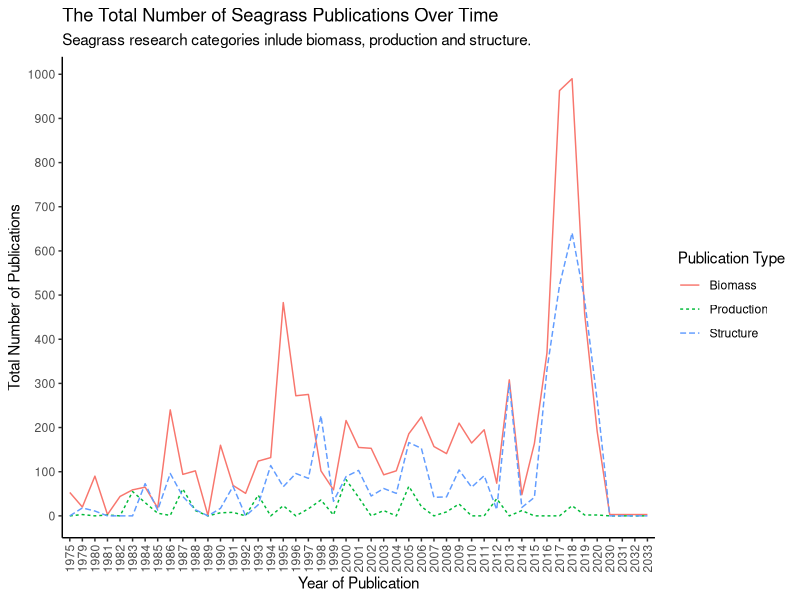
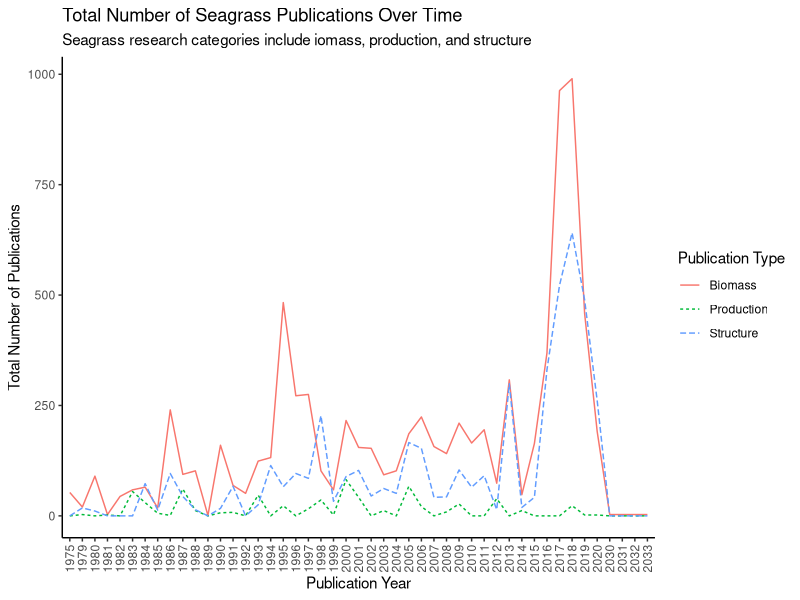
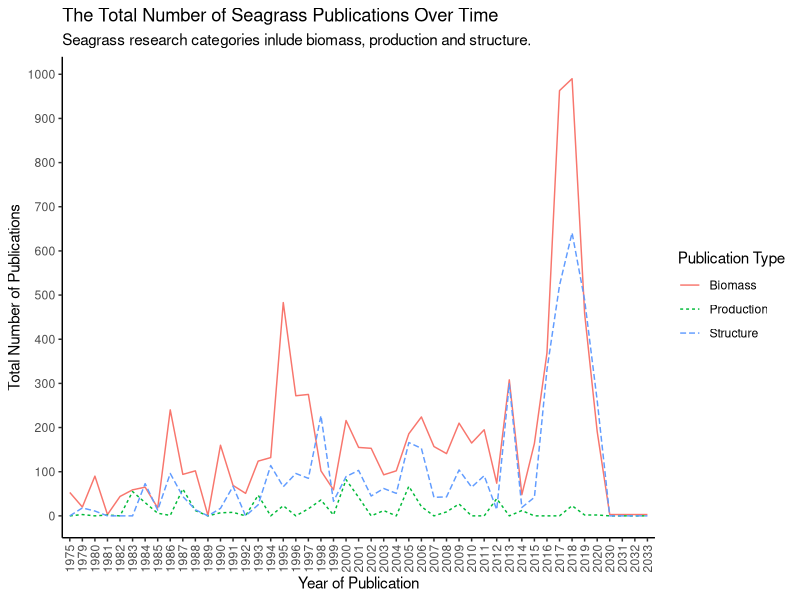

Recreate these plots in R, in order.
## ---- chunk 1
knitr::opts_chunk$set(echo = TRUE)
## ---- chunk 2
library(tidyverse)
## ---- chunk 3
seagrass<-read.csv("../data/SeagrassPubs.csv")
## ---- chunk 4
head(seagrass)
summary(seagrass)
glimpse(seagrass)
## ---- chunk 5
# Extract author and year from reference column and create new data frame with these two variables separated.
seagrass1 <- seagrass %>% 
  mutate(Author = str_extract(string = Reference, pattern = "(?<=,\\s).+"),
         PubYear = str_extract(string = Reference, pattern = "[0-9]+")) %>% 
  select(Author:PubYear)
# Combine the Column for publication year to the original data frame using cbind function.
Pubyear = seagrass1$PubYear
seagrass2 <- cbind(seagrass, Pubyear)
## ---- chunk 6
biomass<-seagrass2 %>% # Create new data frame and select which data frame to pull data from.
  group_by(Pubyear) %>% # Group publications by year.
  select(Pubyear, Seagr.biom.above.dm..g.m..2.) %>% # Select which 2 variables we are interested in using to tally.
   drop_na(Seagr.biom.above.dm..g.m..2.) %>% # Remove na values to only count the years with publications.
    tally()
colnames(biomass) <- c("Pubyear", "tally1")

biomass1<-seagrass2 %>% # Create new data frame and select which data frame to pull data from.
  group_by(Pubyear) %>%  # Group publications by year.
  select(Pubyear, Seagr.biom.below.dm..g.m..2.) %>% # Select which 2 variables we are interested in using to tally.
  drop_na(Seagr.biom.below.dm..g.m..2.) %>% # Remove na values to only count the years with publications.
    tally()
colnames(biomass1) <- c("Pubyear", "tally2")

biomass2<-seagrass2 %>% # Create new data frame and select which data frame to pull data from.
  group_by(Pubyear) %>%  # Group publications by year.
  select(Pubyear, Seagr.biom.tot.dm..g.m..2.) %>% # Select which 2 variables we are interested in using to tally.
  drop_na(Seagr.biom.tot.dm..g.m..2.) %>% # Remove na values to only count the years with publications.
    tally()
colnames(biomass2) <- c("Pubyear", "tally3")


# Organise data into one dataframe.

TBmass1 <- biomass %>%
  full_join(biomass1) # Combine tally columns for biomass and biomass1 into one dataframe.


TBmass2 <- TBmass1 %>%
  full_join(biomass2)  # Combine tally columns for TBmass1 and biomass2 into one dataframe. That puts all three tally columns into one dataframe.



TBmass2$tally1<-as.numeric(TBmass2$tally1) # Make tally1 numeric.
TBmass2$tally2<-as.numeric(TBmass2$tally2) # Make tally2 numeric.
TBmass2$tally3<-as.numeric(TBmass2$tally3) # Make tally3 numeric.

TBmass2[is.na(TBmass2)] <- 0 # Make all NA values equal 0

TBmass2$TotalBiomass<-rowSums(TBmass2[ , c("tally1", "tally2", "tally3")]) # Create new variable TotalBiomass that calculates the sum for each row for each publication year.

## ---- chunk 7
Structure1<-seagrass2 %>% # Create new data frame and select which data frame to pull data from.
  group_by(Pubyear) %>% # Group publications by year.
  select(Pubyear, Seagr.cov....) %>% # Select which 2 variables we are interested in using to tally.
   drop_na(Seagr.cov....) %>% # Remove na values to only count the years with publications.
    tally()
colnames(Structure1) <- c("Pubyear", "tally1")

Structure2<-seagrass2 %>% # Create new data frame and select which data frame to pull data from.
  group_by(Pubyear) %>%  # Group publications by year.
  select(Pubyear, Seagr.shoot.dens....m..2.) %>% # Select which 2 variables we are interested in using to tally.
  drop_na(Seagr.shoot.dens....m..2.) %>% # Remove na values to only count the years with publications.
    tally()
colnames(Structure2) <- c("Pubyear", "tally2")

Structure3<-seagrass2 %>% # Create new data frame and select which data frame to pull data from.
  group_by(Pubyear) %>%  # Group publications by year.
  select(Pubyear, Seagr.leaf.dens....m..2.) %>% # Select which 2 variables we are interested in using to tally.
  drop_na(Seagr.leaf.dens....m..2.) %>% # Remove na values to only count the years with publications.
    tally()
colnames(Structure3) <- c("Pubyear", "tally3")



# Organise data into one dataframe.

TStructure1 <- Structure1 %>%
  full_join(Structure2) # Combine tally columns for Structure1 and Structure2 into one dataframe.


TStructure2 <- TStructure1 %>%
  full_join(Structure3)  # Combine tally columns for TStructure1 and Structure3 into one dataframe. That puts all three tally columns into one dataframe.



TStructure2$tally1<-as.numeric(TStructure2$tally1) # Make tally1 numeric.
TStructure2$tally2<-as.numeric(TStructure2$tally2) # Make tally2 numeric.
TStructure2$tally3<-as.numeric(TStructure2$tally3) # Make tally3 numeric.

TStructure2[is.na(TStructure2)] <- 0 # Make all NA values equal 0

TStructure2$TotalStructure<-rowSums(TStructure2[ , c("tally1", "tally2", "tally3")]) # Create new variable TotalBiomass that calculates the sum for each row for each publication year.

## ---- chunk 8
Production1<-seagrass2 %>% #Create new data frame and select which data frame to pull data from.
  group_by(Pubyear) %>% # Group publications by year.
  select(Pubyear, Seagr.prod.above.dm..g.m..2.day.) %>% # Select which 2 variables we are interested in using to tally.
   drop_na(Seagr.prod.above.dm..g.m..2.day.) %>% # Remove na values to only count the years with publications.
    tally()
colnames(Production1) <- c("Pubyear", "tally1")

Production2<-seagrass2 %>% #Create new data frame and select which data frame to pull data from.
  group_by(Pubyear) %>%  # Group publications by year.
  select(Pubyear, Seagr.prod.below.dm..g.m..2.day.) %>% # Select which 2 variables we are interested in using to tally.
  drop_na(Seagr.prod.below.dm..g.m..2.day.) %>% # Remove na values to only count the years with publications.
    tally()
colnames(Production2) <- c("Pubyear", "tally2")

Production3<-seagrass2 %>% #Create new data frame and select which data frame to pull data from.
  group_by(Pubyear) %>%  # Group publications by year.
  select(Pubyear, Seagr.prod.total.dm..g.m..2.day.) %>% # Select which 2 variables we are interested in using to tally.
  drop_na(Seagr.prod.total.dm..g.m..2.day.) %>% # Remove na values to only count the years with publications.
    tally()
colnames(Production3) <- c("Pubyear", "tally3")




# Organise data into one dataframe.

TProduction1 <- Production1 %>%
  full_join(Production2) # Combine tally columns for Structure1 and Structure2 into one dataframe.


TProduction2 <- TProduction1 %>%
  full_join(Production3)  # Combine tally columns for TStructure1 and Structure3 into one dataframe. That puts all three tally columns into one dataframe.



TProduction2$tally1<-as.numeric(TProduction2$tally1) # Make tally1 numeric.
TProduction2$tally2<-as.numeric(TProduction2$tally2) # Make tally2 numeric.
TProduction2$tally3<-as.numeric(TProduction2$tally3) # Make tally3 numeric.

TProduction2[is.na(TProduction2)] <- 0 # Make all NA values equal 0

TProduction2$TotalProduction<-rowSums(TProduction2[ , c("tally1", "tally2", "tally3")]) # Create new variable TotalBiomass that calculates the sum for each row for each publication year.


## ---- chunk 9

df_new <- 
  left_join(TBmass2, TStructure2, by = 'Pubyear') %>% 
  mutate(Pubyear = replace_na(Pubyear, 0))

df_new2 <- 
  left_join(df_new, TProduction2, by = 'Pubyear') %>% 
  mutate(Pubyear = replace_na(Pubyear, 0))

summary(df_new2)


# Remove unwanted variables.
df_new2 <- subset(df_new2, select = -(tally1))
df_new2 <- subset(df_new2, select = -(tally2))
df_new2 <- subset(df_new2, select = -(tally3))
df_new2 <- subset(df_new2, select = -(tally1.x))
df_new2 <- subset(df_new2, select = -(tally1.y))
df_new2 <- subset(df_new2, select = -(tally2.x))
df_new2 <- subset(df_new2, select = -(tally2.y))
df_new2 <- subset(df_new2, select = -(tally3.x))
df_new2 <- subset(df_new2, select = -(tally3.y))

TotalData <- df_new2
TotalData[is.na(TotalData)] <- 0 # Make all NA values equal 0

summary(TotalData)
view(TotalData)
## ---- chunk 10
FinalData <- TotalData |> 
  pivot_longer(
    cols = TotalBiomass:TotalProduction,
    names_to = "PublicationType",
    values_to = "value"
  )
## ---- chunk 11

ggplot(FinalData, aes(x = Pubyear, y = value, group = PublicationType, linetype = PublicationType, colour = PublicationType)) + 
  geom_line() +
  theme_classic() +
  labs(
    title = "The Total Number of Seagrass Publications Over Time", # Label title.
    subtitle = "Seagrass research categories inlude biomass, production and structure.", # Create a subtitle.
    x = "Year of Publication", y = "Total Number of Publications", # Create axes labels.
     linetype = "Publication Type", color = "Publication Type"
    # Adjust legend title.
  ) + 
  scale_colour_discrete(labels = c("Biomass", "Production", "Structure")) +
  scale_linetype_discrete(labels = c("Biomass", "Production", "Structure")) +
  scale_y_continuous(breaks = seq(0, 1000, by = 100)) +
  theme(axis.text.x = element_text(angle = 90, vjust = 0.5, hjust=1))

 ggsave("Seagrass_plot.pdf") # Save plot as a pdf.


## ---- chunk 12
TotalData %>%
  pivot_longer(cols = -Pubyear) %>%
  ggplot(aes(x = Pubyear, y = value, group = name, linetype = name, color = name)) + 
  geom_line() + 
  theme_classic() +
  labs(
    title = "Total Number of Seagrass Publications Over Time",
    subtitle = "Seagrass research categories include iomass, production, and structure",
    x = "Publication Year", y = "Total Number of Publications",
    linetype = "Publication Type", color = "Publication Type"
  ) +
  scale_color_discrete(labels = c("Biomass", "Production", "Structure")) +
  scale_linetype_discrete(labels = c("Biomass", "Production", "Structure")) +
  theme(axis.text.x = element_text(angle = 90, vjust = 0.5, hjust=1))
